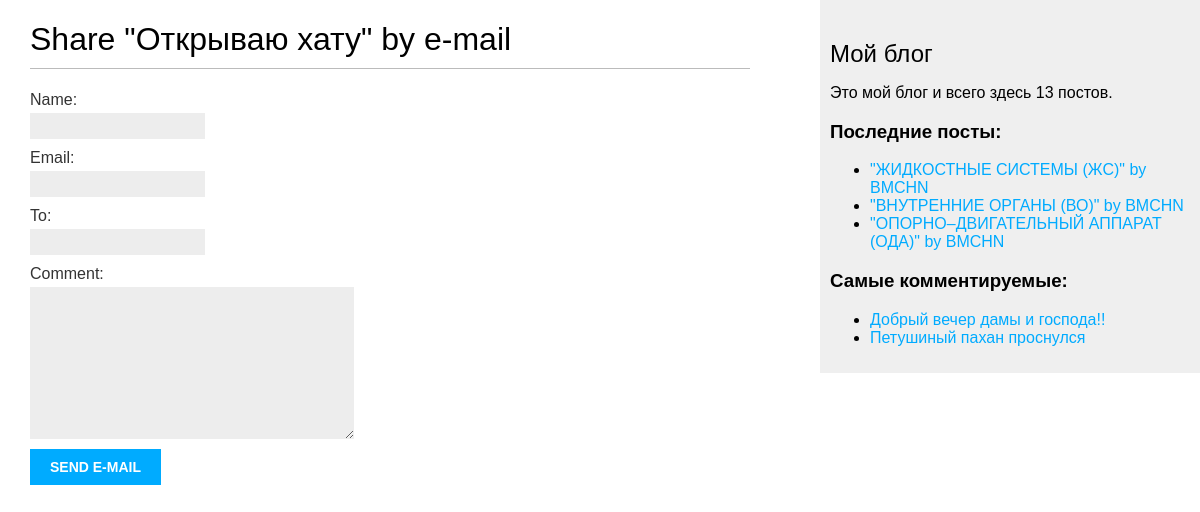
/blog/4/share/, run on the app's committed database.
### blog/models.py (models this page shows, shortened)
class Post(models.Model):
    class Status(models.TextChoices):
        DRAFT = 'DF', 'Draft'  # Можно обращаться как Post.Status.choices(both)(like items)/labels(1)/values(DF, PB)
        PUBLISHED = 'PB', 'Published'  # короче эта хуйня это буквально словарь (словарь = key, value)
    title = models.CharField(max_length=250)
    slug = models.SlugField(max_length=250,
                            unique_for_date='publish')  # Сверяет уникальность по Дате
    author = models.ForeignKey(User,
                               on_delete=models.CASCADE,
                               related_name='blog_posts')
    body = models.TextField()
    publish = models.DateTimeField(default=timezone.now)
    created = models.DateTimeField(auto_now_add=True)
    updated = models.DateTimeField(auto_now=True)
    status = models.CharField(max_length=2,
                              choices=Status.choices,
                              default=Status.DRAFT)
    objects = models.Manager()
    published = PublishedManager()
    class Meta:
        ordering = ['-publish']  # сортирован по паблишу (время публикации поста), но в обратном порядке (-)
        indexes = [
            models.Index(fields=['-publish'])
        ]
    def get_absolute_url(self):
        return reverse('blog:post_detail', args=[self.publish.year, self.publish.month, self.publish.day, self.slug])
    tags = TaggableManager()

### blog/views.py (the view)
# urls.py: path('<int:post_id>/share/', views.post_share, name='post_share'),
def post_share(request, post_id):  # запрос и id поста
    post = get_object_or_404(Post,
                             id=post_id,
                             status=Post.Status.PUBLISHED)  # извлечегие из БД поста по id и published
    sent = False
    if request.method == 'POST':  # POST -> форма отправлена на обработку
        form = EmailPostForm(request.POST)  # обработка данных, введенных пользователем
        if form.is_valid():  # формы введены корректно
            cd = form.cleaned_data  # получение очищенных данных из формы (словарь полей формы и их значений)
            post_url = request.build_absolute_uri(post.get_absolute_url())
            subject = f"{cd['name']} recommends you read " \
                      f"{post.title}"
            message = f"Read {post.title} at {post_url}\n\n" \
                      f"{cd['name']}\'s comments: {cd['comment']}"
            send_mail(subject, message, 'ganichevkirill9@gmail.com',
                      [cd['to']])
            sent = True
    else:  # GET -> пользователь получил форму и должен ее заполнить -> она должна быть пустой
        form = EmailPostForm()
    return render(request,  # рендерит шаблон с передачей поста и экземпляра формы
                  'blog/post/share.html',
                  {'post': post,
                   'form': form,
                   'sent': sent})

### blog/forms.py
class EmailPostForm(forms.Form):
    name = forms.CharField(max_length=25)
    email = forms.EmailField()
    to = forms.EmailField()
    comment = forms.CharField(required=False,  # значит что заполнять необязательно
                              widget=forms.Textarea)  # like <input type='textarea'>

### blog/models.py (called while the page is built)
    def get_queryset(self):
        return super().get_queryset().filter(status=Post.Status.PUBLISHED)

### blog/templatetags/blog_tags.py (called while the page is built)
@register.simple_tag  # регистрирует функцию как простой тег шаблона
def total_posts():
    return Post.published.count()

@register.inclusion_tag('blog/post/latest_posts.html')
def show_latest_posts(count=3):  # Последние count постов
    latest_posts = Post.published.order_by('-publish')[:count]
    return {'latest_posts': latest_posts}  # отправляем данную хуйнюшку на latest_posts.html, как в render`е

@register.simple_tag
def get_most_commented_posts(count=3):
    return Post.published.annotate(
        total_comments=Count('comments')
    ).exclude(total_comments=0).order_by('-total_comments')[:count]

### blog/templates/blog/post/share.html (shortened to what this page needs)
{% extends "blog/base.html" %}
{% block content %}
  {% if sent %}
    <h1>E-mail successfully sent</h1>
    <p>
      "{{ post.title }}" was successfully sent to {{ form.cleaned_data.to }}.
    </p>
  {% else %}
    <h1>Share "{{ post.title }}" by e-mail</h1>
    <form method="post">
      {{ form.as_p }}
      <input type="submit" value="Send e-mail">
    </form>
  {% endif %}
{% endblock %}

### blog/templates/blog/base.html (shortened to what this page needs)
{% load blog_tags %}
{% load static %}
<!DOCTYPE html>
<html>
<head>
  <link href="{% static 'css/blog.css' %}" rel="stylesheet">
</head>
<body>
  <div id="content">
    {% block content %}
    {% endblock %}
  </div>
  <div id="sidebar">
    <h2>Мой блог</h2>
    <p>Это мой блог и всего здесь {% total_posts %} постов.</p>
    <h3>Последние посты:</h3>
    {% show_latest_posts %}
    <h3>Самые комментируемые:</h3>
    {% get_most_commented_posts as most_commented_posts %}
    <ul>
      {% for post in most_commented_posts %}
        <li>
          <a href="{{ post.get_absolute_url }}">{{ post.title }}</a>
        </li>
      {% endfor %}
    </ul>
  </div>
</body>
</html>

### blog/templates/blog/post/latest_posts.html
<ul>
  {% for post in latest_posts %}
    <li>
      <a href="{{ post.get_absolute_url }}">
        "{{ post.title }}" by {{ post.author }}
      </a>
    </li>
  {% endfor %}
</ul>

### blog/static/css/blog.css (style rules this page uses)
body { margin:0; padding:0; font-family:helvetica, sans-serif; }
a { color:#00abff; text-decoration:none; }
h1 { font-weight:normal; border-bottom:1px solid #bbb; padding:0 0 10px 0; }
h2 { font-weight:normal; margin:30px 0 0; }
#content { float:left; width:60%; padding:0 0 0 30px; }
#sidebar { float:right; width:30%; padding:10px; background:#efefef; height:100%; }
label { float:left; clear:both; color:#333; margin-bottom:4px; }
input, textarea { clear:both; float:left; margin:0 0 10px; background:#ededed; border:0; padding:6px 10px; font-size:12px; }
input[type=submit] { font-weight:bold; background:#00abff; color:#fff; padding:10px 20px; font-size:14px; text-transform:uppercase; }

### data on the page
Post: title "Открываю хату"
Post: title "ЖИДКОСТНЫЕ СИСТЕМЫ (ЖС)", author "BMCHN"
Post: title "ВНУТРЕННИЕ ОРГАНЫ (ВО)", author "BMCHN"
Post: title "ОПОРНО–ДВИГАТЕЛЬНЫЙ АППАРАТ (ОДА)", author "BMCHN"
Post: title "Добрый вечер дамы и господа!!"
Post: title "Петушиный пахан проснулся"
